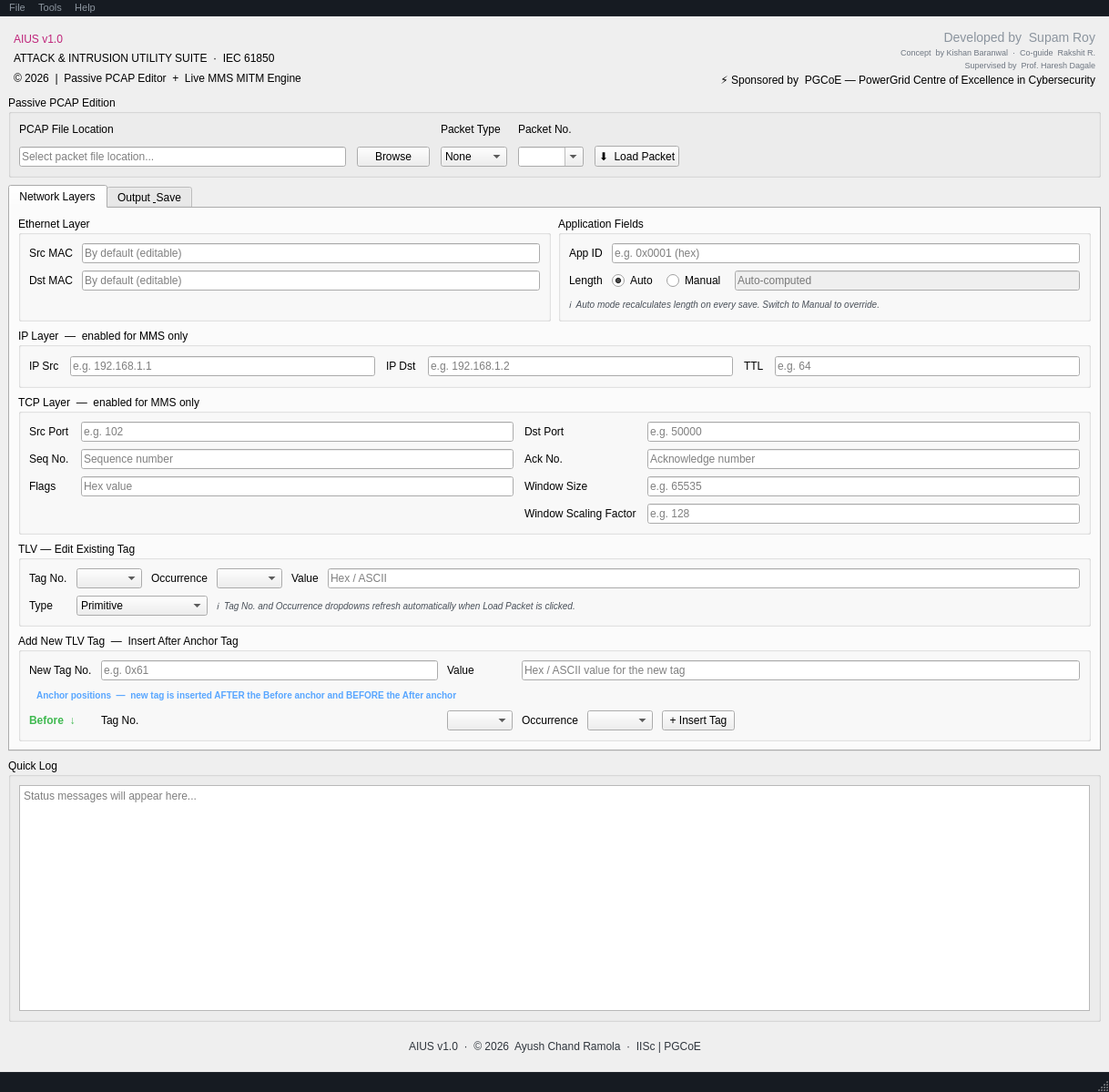
<?xml version="1.0" encoding="UTF-8"?>
<ui version="4.0">
 <class>MainWindow</class>
 <widget class="QMainWindow" name="MainWindow">
  <property name="geometry">
   <rect>
    <x>0</x>
    <y>0</y>
    <width>1218</width>
    <height>1199</height>
   </rect>
  </property>
  <property name="windowTitle">
   <string>AIUS v1.0 — IEC 61850 Attack &amp; Intrusion Utility Suite</string>
  </property>
  <property name="styleSheet">
   <string notr="true">
QMainWindow { background-color: #0d1117; }
QWidget#centralwidget { background-color: #0d1117; }

/* ── Brand header ───────────────────────────────────────── */
QWidget#brandHeader {
    background: qlineargradient(x1:0, y1:0, x2:1, y2:0,
        stop:0 #0d1117, stop:0.3 #111820, stop:1 #0d1117);
    border-bottom: 1px solid #21262d;
}
QLabel#lblAppName {
    color: #58a6ff;
    font-family: &quot;Consolas&quot;, &quot;Courier New&quot;, monospace;
    font-size: 22px;
    font-weight: bold;
    letter-spacing: 3px;
}
QLabel#lblAppSub {
    color: #3fb950;
    font-family: &quot;Consolas&quot;, &quot;Courier New&quot;, monospace;
    font-size: 10px;
    letter-spacing: 2px;
}
QLabel#lblCreditLine {
    color: #484f58;
    font-size: 10px;
    font-style: italic;
}
QLabel#lblSponsor {
    color: #d4a72c;
    font-size: 9px;
    font-weight: bold;
    letter-spacing: 1px;
}
QLabel#lblVersion {
    color: #30363d;
    font-family: &quot;Consolas&quot;, &quot;Courier New&quot;, monospace;
    font-size: 9px;
}

/* ── Groups ─────────────────────────────────────────────── */
QGroupBox {
    background-color: #161b22;
    border: 1px solid #30363d;
    border-radius: 6px;
    margin-top: 10px;
    padding-top: 8px;
    color: #58a6ff;
    font-weight: bold;
    font-size: 11px;
}
QGroupBox::title {
    subcontrol-origin: margin;
    subcontrol-position: top left;
    padding: 0 6px;
    color: #58a6ff;
    font-size: 11px;
    font-weight: bold;
}
QGroupBox:disabled { border: 1px solid #21262d; background-color: #0d1117; }
QGroupBox:disabled &gt; QGroupBox::title { color: #3d444d; }

/* ── Controls ───────────────────────────────────────────── */
QLabel { color: #8b949e; font-size: 11px; }
QLineEdit {
    background-color: #21262d;
    border: 1px solid #30363d;
    border-radius: 4px;
    color: #e6edf3;
    padding: 4px 8px;
    font-size: 11px;
    selection-background-color: #1f6feb;
}
QLineEdit:focus { border: 1px solid #58a6ff; }
QLineEdit:disabled { background-color: #161b22; color: #3d444d; border-color: #21262d; }
QComboBox {
    background-color: #21262d;
    border: 1px solid #30363d;
    border-radius: 4px;
    color: #e6edf3;
    padding: 4px 8px;
    font-size: 11px;
    min-width: 80px;
}
QComboBox:focus { border: 1px solid #58a6ff; }
QComboBox:disabled { background-color: #161b22; color: #3d444d; border-color: #21262d; }
QComboBox::drop-down { border: none; width: 20px; }
QComboBox QAbstractItemView {
    background-color: #21262d;
    border: 1px solid #30363d;
    color: #e6edf3;
    selection-background-color: #1f6feb;
}
QPushButton {
    background-color: #21262d;
    border: 1px solid #30363d;
    border-radius: 4px;
    color: #e6edf3;
    padding: 5px 14px;
    font-size: 11px;
    font-weight: bold;
}
QPushButton:hover { background-color: #30363d; border-color: #58a6ff; }
QPushButton:disabled { background-color: #161b22; color: #3d444d; border-color: #21262d; }
QPushButton#btnLoad { background-color: #1f6feb; border: 1px solid #388bfd; color: #ffffff; }
QPushButton#btnLoad:hover { background-color: #388bfd; }
QPushButton#btnSavePcap { background-color: #238636; border: 1px solid #2ea043; color: #ffffff; }
QPushButton#btnSavePcap:hover { background-color: #2ea043; }
QPushButton#btnSaveWholeTCP { background-color: #6e40c9; border: 1px solid #8957e5; color: #ffffff; }
QPushButton#btnSaveWholeTCP:hover { background-color: #8957e5; }
QPushButton#btnPrintTLV { background-color: #b08800; border: 1px solid #d4a72c; color: #ffffff; }
QPushButton#btnPrintTLV:hover { background-color: #d4a72c; }
QPushButton#btnAddTLV { background-color: #21262d; border: 1px solid #30363d; color: #58a6ff; }
QPushButton#btnAddTLV:hover { background-color: #30363d; }
QCheckBox { color: #8b949e; font-size: 11px; spacing: 6px; }
QCheckBox::indicator { width: 14px; height: 14px; border: 1px solid #30363d; border-radius: 3px; background-color: #21262d; }
QCheckBox::indicator:checked { background-color: #1f6feb; border-color: #58a6ff; }
QCheckBox:disabled { color: #3d444d; }
QCheckBox::indicator:disabled { background-color: #161b22; border-color: #21262d; }
QRadioButton { color: #8b949e; font-size: 11px; spacing: 6px; }
QRadioButton::indicator { width: 14px; height: 14px; border: 1px solid #30363d; border-radius: 7px; background-color: #21262d; }
QRadioButton::indicator:checked { background-color: #1f6feb; border-color: #58a6ff; }
QTextEdit#terminalBox, QTextEdit#quickTerminal {
    background-color: #010409;
    border: 1px solid #30363d;
    border-radius: 4px;
    color: #3fb950;
    font-family: &quot;Consolas&quot;, &quot;Courier New&quot;, monospace;
    font-size: 11px;
    padding: 6px;
}
QScrollBar:vertical { background: #161b22; width: 8px; border-radius: 4px; }
QScrollBar::handle:vertical { background: #30363d; border-radius: 4px; min-height: 20px; }
QScrollBar::handle:vertical:hover { background: #58a6ff; }
QTabWidget::pane { border: 1px solid #30363d; background-color: #0d1117; }
QTabBar::tab { background-color: #161b22; color: #8b949e; padding: 6px 16px; border: 1px solid #30363d; border-bottom: none; border-top-left-radius: 4px; border-top-right-radius: 4px; font-size: 11px; }
QTabBar::tab:selected { background-color: #0d1117; color: #58a6ff; border-bottom: 2px solid #58a6ff; }
QToolTip { background-color: #21262d; color: #e6edf3; border: 1px solid #58a6ff; border-radius: 4px; padding: 4px 8px; font-size: 11px; }
   </string>
  </property>
  <widget class="QWidget" name="centralwidget">
   <layout class="QVBoxLayout" name="mainLayout">
    <property name="spacing">
     <number>0</number>
    </property>
    <property name="contentsMargins" stdset="0">
     <rect>
      <x>0</x>
      <y>0</y>
      <width>0</width>
      <height>0</height>
     </rect>
    </property>
    <item>
     <layout class="QHBoxLayout" name="brandLayout">
      <property name="spacing">
       <number>14</number>
      </property>
      <property name="leftMargin">
       <number>6</number>
      </property>
      <property name="topMargin">
       <number>6</number>
      </property>
      <property name="rightMargin">
       <number>6</number>
      </property>
      <property name="bottomMargin">
       <number>10</number>
      </property>
      <property name="contentsMargins" stdset="0">
       <rect>
        <x>14</x>
        <y>8</y>
        <width>14</width>
        <height>8</height>
       </rect>
      </property>
      <item>
       <layout class="QVBoxLayout">
        <property name="spacing">
         <number>2</number>
        </property>
        <item>
         <widget class="QLabel" name="lblAppName">
          <property name="styleSheet">
           <string notr="true">color: #bf247a; </string>
          </property>
          <property name="text">
           <string>AIUS v1.0</string>
          </property>
         </widget>
        </item>
        <item>
         <widget class="QLabel" name="lblAppSub">
          <property name="text">
           <string>ATTACK &amp; INTRUSION UTILITY SUITE  ·  IEC 61850</string>
          </property>
         </widget>
        </item>
        <item>
         <widget class="QLabel" name="lblVersion">
          <property name="text">
           <string>© 2026  |  Passive PCAP Editor  +  Live MMS MITM Engine</string>
          </property>
         </widget>
        </item>
       </layout>
      </item>
      <item>
       <widget class="QLabel" name="label_2">
        <property name="text">
         <string/>
        </property>
        <property name="pixmap">
         <pixmap>iisc1.png</pixmap>
        </property>
        <property name="alignment">
         <set>Qt::AlignRight|Qt::AlignTrailing|Qt::AlignVCenter</set>
        </property>
       </widget>
      </item>
      <item>
       <widget class="QLabel" name="label">
        <property name="text">
         <string/>
        </property>
        <property name="pixmap">
         <pixmap>embsys5.png</pixmap>
        </property>
        <property name="alignment">
         <set>Qt::AlignLeading|Qt::AlignLeft|Qt::AlignVCenter</set>
        </property>
       </widget>
      </item>
      <item>
       <layout class="QVBoxLayout">
        <property name="spacing">
         <number>3</number>
        </property>
        <item>
         <widget class="QLabel" name="lblCreditDev">
          <property name="styleSheet">
           <string notr="true">color: #8b949e; font-size: 14px;</string>
          </property>
          <property name="text">
           <string>Developed by  Supam Roy</string>
          </property>
          <property name="alignment">
           <set>Qt::AlignRight</set>
          </property>
         </widget>
        </item>
        <item>
         <widget class="QLabel" name="lblCreditConcept">
          <property name="styleSheet">
           <string notr="true">color: #6e7681; font-size: 9px;</string>
          </property>
          <property name="text">
           <string>Concept  by Kishan Baranwal  ·  Co-guide  Rakshit R.</string>
          </property>
          <property name="alignment">
           <set>Qt::AlignRight</set>
          </property>
         </widget>
        </item>
        <item>
         <widget class="QLabel" name="lblCreditSuper">
          <property name="styleSheet">
           <string notr="true">color: #6e7681; font-size: 9px;</string>
          </property>
          <property name="text">
           <string>Supervised by  Prof. Haresh Dagale</string>
          </property>
          <property name="alignment">
           <set>Qt::AlignRight</set>
          </property>
         </widget>
        </item>
        <item>
         <widget class="QLabel" name="lblSponsor">
          <property name="text">
           <string>⚡ Sponsored by  PGCoE — PowerGrid Centre of Excellence in Cybersecurity</string>
          </property>
          <property name="alignment">
           <set>Qt::AlignRight</set>
          </property>
         </widget>
        </item>
       </layout>
      </item>
     </layout>
    </item>
    <item>
     <widget class="QFrame" name="headerAccent">
      <property name="styleSheet">
       <string>background: qlineargradient(x1:0,y1:0,x2:1,y2:0, stop:0 #0d1117, stop:0.2 #1f6feb, stop:0.5 #3fb950, stop:0.8 #d4a72c, stop:1 #0d1117);</string>
      </property>
     </widget>
    </item>
    <item>
     <layout class="QVBoxLayout" name="contentLayout">
      <property name="spacing">
       <number>8</number>
      </property>
      <property name="contentsMargins" stdset="0">
       <rect>
        <x>12</x>
        <y>10</y>
        <width>12</width>
        <height>8</height>
       </rect>
      </property>
      <item>
       <widget class="QGroupBox" name="grpTop">
        <property name="title">
         <string>Passive PCAP Edition</string>
        </property>
        <layout class="QHBoxLayout" name="topLayout">
         <property name="spacing">
          <number>12</number>
         </property>
         <item>
          <layout class="QVBoxLayout">
           <item>
            <widget class="QLabel" name="lblFileLocation">
             <property name="text">
              <string>PCAP File Location</string>
             </property>
            </widget>
           </item>
           <item>
            <layout class="QHBoxLayout">
             <item>
              <widget class="QLineEdit" name="lineEditFilePath">
               <property name="placeholderText">
                <string>Select packet file location...</string>
               </property>
              </widget>
             </item>
             <item>
              <widget class="QPushButton" name="btnBrowse">
               <property name="text">
                <string>Browse</string>
               </property>
              </widget>
             </item>
            </layout>
           </item>
          </layout>
         </item>
         <item>
          <layout class="QVBoxLayout">
           <item>
            <widget class="QLabel" name="lblPacketType">
             <property name="text">
              <string>Packet Type</string>
             </property>
            </widget>
           </item>
           <item>
            <widget class="QComboBox" name="comboPacketType">
             <property name="toolTip">
              <string>MMS enables IP/TCP layers. GOOSE and SV grey them out.</string>
             </property>
             <item>
              <property name="text">
               <string>None</string>
              </property>
             </item>
             <item>
              <property name="text">
               <string>MMS</string>
              </property>
             </item>
             <item>
              <property name="text">
               <string>GOOSE</string>
              </property>
             </item>
             <item>
              <property name="text">
               <string>SV</string>
              </property>
             </item>
            </widget>
           </item>
          </layout>
         </item>
         <item>
          <layout class="QVBoxLayout">
           <item>
            <widget class="QLabel" name="lblPacketNo">
             <property name="text">
              <string>Packet No.</string>
             </property>
            </widget>
           </item>
           <item>
            <widget class="QComboBox" name="comboPacketNo">
             <property name="toolTip">
              <string>Populated after PCAP is loaded</string>
             </property>
             <property name="editable">
              <bool>true</bool>
             </property>
            </widget>
           </item>
          </layout>
         </item>
         <item>
          <layout class="QVBoxLayout">
           <item>
            <widget class="QLabel" name="lblLoadSpacer">
             <property name="text">
              <string/>
             </property>
            </widget>
           </item>
           <item>
            <widget class="QPushButton" name="btnLoad">
             <property name="toolTip">
              <string>Populates all fields and refreshes TLV Tag No. and Position dropdowns from the selected packet</string>
             </property>
             <property name="text">
              <string>⬇  Load Packet</string>
             </property>
            </widget>
           </item>
          </layout>
         </item>
         <item>
          <spacer>
           <property name="orientation">
            <enum>Qt::Horizontal</enum>
           </property>
           <property name="sizeHint" stdset="0">
            <size>
             <width>40</width>
             <height>20</height>
            </size>
           </property>
          </spacer>
         </item>
        </layout>
       </widget>
      </item>
      <item>
       <widget class="QTabWidget" name="tabWidget">
        <property name="currentIndex">
         <number>0</number>
        </property>
        <widget class="QWidget" name="tabLayers">
         <attribute name="title">
          <string>Network Layers</string>
         </attribute>
         <layout class="QVBoxLayout" name="layersLayout">
          <property name="spacing">
           <number>8</number>
          </property>
          <property name="contentsMargins" stdset="0">
           <rect>
            <x>8</x>
            <y>8</y>
            <width>8</width>
            <height>8</height>
           </rect>
          </property>
          <item>
           <layout class="QHBoxLayout">
            <property name="spacing">
             <number>8</number>
            </property>
            <item>
             <widget class="QGroupBox" name="grpEthernet">
              <property name="title">
               <string>Ethernet Layer</string>
              </property>
              <layout class="QFormLayout">
               <property name="horizontalSpacing">
                <number>10</number>
               </property>
               <property name="verticalSpacing">
                <number>8</number>
               </property>
               <item row="0" column="0">
                <widget class="QLabel" name="lblSrcMAC">
                 <property name="text">
                  <string>Src MAC</string>
                 </property>
                </widget>
               </item>
               <item row="0" column="1">
                <widget class="QLineEdit" name="lineEditSrcMAC">
                 <property name="placeholderText">
                  <string>By default (editable)</string>
                 </property>
                </widget>
               </item>
               <item row="1" column="0">
                <widget class="QLabel" name="lblDstMAC">
                 <property name="text">
                  <string>Dst MAC</string>
                 </property>
                </widget>
               </item>
               <item row="1" column="1">
                <widget class="QLineEdit" name="lineEditDstMAC">
                 <property name="placeholderText">
                  <string>By default (editable)</string>
                 </property>
                </widget>
               </item>
              </layout>
             </widget>
            </item>
            <item>
             <widget class="QGroupBox" name="grpAppLength">
              <property name="title">
               <string>Application Fields</string>
              </property>
              <layout class="QGridLayout" name="appLenGrid">
               <property name="horizontalSpacing">
                <number>10</number>
               </property>
               <property name="verticalSpacing">
                <number>8</number>
               </property>
               <item row="0" column="0">
                <widget class="QLabel" name="lblAppID">
                 <property name="text">
                  <string>App ID</string>
                 </property>
                </widget>
               </item>
               <item row="0" column="1" colspan="3">
                <widget class="QLineEdit" name="lineEditAppID">
                 <property name="toolTip">
                  <string>Application Identifier — present in GOOSE, SV and MMS frames</string>
                 </property>
                 <property name="placeholderText">
                  <string>e.g. 0x0001 (hex)</string>
                 </property>
                </widget>
               </item>
               <item row="1" column="0">
                <widget class="QLabel" name="lblLength">
                 <property name="text">
                  <string>Length</string>
                 </property>
                </widget>
               </item>
               <item row="1" column="1">
                <widget class="QRadioButton" name="radioLengthAuto">
                 <property name="toolTip">
                  <string>Length field is auto-computed on save</string>
                 </property>
                 <property name="text">
                  <string>Auto</string>
                 </property>
                 <property name="checked">
                  <bool>true</bool>
                 </property>
                </widget>
               </item>
               <item row="1" column="2">
                <widget class="QRadioButton" name="radioLengthManual">
                 <property name="toolTip">
                  <string>Manually override the length field value</string>
                 </property>
                 <property name="text">
                  <string>Manual</string>
                 </property>
                </widget>
               </item>
               <item row="1" column="3">
                <widget class="QLineEdit" name="lineEditLength">
                 <property name="enabled">
                  <bool>false</bool>
                 </property>
                 <property name="toolTip">
                  <string>Editable only when Manual mode is selected</string>
                 </property>
                 <property name="placeholderText">
                  <string>Auto-computed</string>
                 </property>
                </widget>
               </item>
               <item row="2" column="0" colspan="4">
                <widget class="QLabel" name="lblLengthNote">
                 <property name="styleSheet">
                  <string>color: #484f58; font-size: 10px; font-style: italic;</string>
                 </property>
                 <property name="text">
                  <string>ℹ  Auto mode recalculates length on every save. Switch to Manual to override.</string>
                 </property>
                 <property name="wordWrap">
                  <bool>true</bool>
                 </property>
                </widget>
               </item>
              </layout>
             </widget>
            </item>
           </layout>
          </item>
          <item>
           <widget class="QGroupBox" name="grpIP">
            <property name="title">
             <string>IP Layer  —  enabled for MMS only</string>
            </property>
            <layout class="QGridLayout" name="ipGrid">
             <property name="horizontalSpacing">
              <number>12</number>
             </property>
             <property name="verticalSpacing">
              <number>8</number>
             </property>
             <item row="0" column="0">
              <widget class="QLabel" name="lblIPSrc">
               <property name="text">
                <string>IP Src</string>
               </property>
              </widget>
             </item>
             <item row="0" column="1">
              <widget class="QLineEdit" name="lineEditIPSrc">
               <property name="placeholderText">
                <string>e.g. 192.168.1.1</string>
               </property>
              </widget>
             </item>
             <item row="0" column="2">
              <widget class="QLabel" name="lblIPDst">
               <property name="text">
                <string>IP Dst</string>
               </property>
              </widget>
             </item>
             <item row="0" column="3">
              <widget class="QLineEdit" name="lineEditIPDst">
               <property name="placeholderText">
                <string>e.g. 192.168.1.2</string>
               </property>
              </widget>
             </item>
             <item row="0" column="4">
              <widget class="QLabel" name="lblTTL">
               <property name="text">
                <string>TTL</string>
               </property>
              </widget>
             </item>
             <item row="0" column="5">
              <widget class="QLineEdit" name="lineEditTTL">
               <property name="placeholderText">
                <string>e.g. 64</string>
               </property>
              </widget>
             </item>
            </layout>
           </widget>
          </item>
          <item>
           <widget class="QGroupBox" name="grpTCP">
            <property name="title">
             <string>TCP Layer  —  enabled for MMS only</string>
            </property>
            <layout class="QGridLayout" name="tcpGrid">
             <property name="horizontalSpacing">
              <number>12</number>
             </property>
             <property name="verticalSpacing">
              <number>8</number>
             </property>
             <item row="0" column="0">
              <widget class="QLabel" name="lblSrcPort">
               <property name="text">
                <string>Src Port</string>
               </property>
              </widget>
             </item>
             <item row="0" column="1">
              <widget class="QLineEdit" name="lineEditSrcPort">
               <property name="placeholderText">
                <string>e.g. 102</string>
               </property>
              </widget>
             </item>
             <item row="0" column="2">
              <widget class="QLabel" name="lblDstPort">
               <property name="text">
                <string>Dst Port</string>
               </property>
              </widget>
             </item>
             <item row="0" column="3">
              <widget class="QLineEdit" name="lineEditDstPort">
               <property name="placeholderText">
                <string>e.g. 50000</string>
               </property>
              </widget>
             </item>
             <item row="1" column="0">
              <widget class="QLabel" name="lblSeqNo">
               <property name="text">
                <string>Seq No.</string>
               </property>
              </widget>
             </item>
             <item row="1" column="1">
              <widget class="QLineEdit" name="lineEditSeqNo">
               <property name="placeholderText">
                <string>Sequence number</string>
               </property>
              </widget>
             </item>
             <item row="1" column="2">
              <widget class="QLabel" name="lblAckNo">
               <property name="text">
                <string>Ack No.</string>
               </property>
              </widget>
             </item>
             <item row="1" column="3">
              <widget class="QLineEdit" name="lineEditAckNo">
               <property name="placeholderText">
                <string>Acknowledge number</string>
               </property>
              </widget>
             </item>
             <item row="2" column="0">
              <widget class="QLabel" name="lblFlags">
               <property name="text">
                <string>Flags</string>
               </property>
              </widget>
             </item>
             <item row="2" column="1">
              <widget class="QLineEdit" name="lineEditFlags">
               <property name="placeholderText">
                <string>Hex value</string>
               </property>
              </widget>
             </item>
             <item row="2" column="2">
              <widget class="QLabel" name="lblWindowSize">
               <property name="text">
                <string>Window Size</string>
               </property>
              </widget>
             </item>
             <item row="2" column="3">
              <widget class="QLineEdit" name="lineEditWindowSize">
               <property name="placeholderText">
                <string>e.g. 65535</string>
               </property>
              </widget>
             </item>
             <item row="3" column="2">
              <widget class="QLabel" name="lblWindowScale">
               <property name="text">
                <string>Window Scaling Factor</string>
               </property>
              </widget>
             </item>
             <item row="3" column="3">
              <widget class="QLineEdit" name="lineEditWindowScale">
               <property name="placeholderText">
                <string>e.g. 128</string>
               </property>
              </widget>
             </item>
            </layout>
           </widget>
          </item>
          <item>
           <widget class="QGroupBox" name="grpTLV">
            <property name="title">
             <string>TLV — Edit Existing Tag</string>
            </property>
            <layout class="QGridLayout" name="tlvGrid">
             <property name="horizontalSpacing">
              <number>10</number>
             </property>
             <property name="verticalSpacing">
              <number>8</number>
             </property>
             <item row="0" column="0">
              <widget class="QLabel" name="lblTagNo">
               <property name="text">
                <string>Tag No.</string>
               </property>
              </widget>
             </item>
             <item row="0" column="1">
              <widget class="QComboBox" name="comboTagNo">
               <property name="toolTip">
                <string>Auto-populated on Load Packet — lists all unique TLV tag numbers found in the loaded packet</string>
               </property>
              </widget>
             </item>
             <item row="0" column="2">
              <widget class="QLabel" name="lblPositionNo">
               <property name="text">
                <string>Occurrence</string>
               </property>
              </widget>
             </item>
             <item row="0" column="3">
              <widget class="QComboBox" name="comboPositionNo">
               <property name="toolTip">
                <string>Updated when Tag No. changes — lists how many times the selected tag appears</string>
               </property>
              </widget>
             </item>
             <item row="0" column="4">
              <widget class="QLabel" name="lblTLVValue">
               <property name="text">
                <string>Value</string>
               </property>
              </widget>
             </item>
             <item row="0" column="5">
              <widget class="QLineEdit" name="lineEditTLVValue">
               <property name="placeholderText">
                <string>Hex / ASCII</string>
               </property>
              </widget>
             </item>
             <item row="1" column="0">
              <widget class="QLabel" name="lblTLVType">
               <property name="text">
                <string>Type</string>
               </property>
              </widget>
             </item>
             <item row="1" column="1" colspan="2">
              <widget class="QComboBox" name="comboTLVType">
               <item>
                <property name="text">
                 <string>Primitive</string>
                </property>
               </item>
               <item>
                <property name="text">
                 <string>Constructed</string>
                </property>
               </item>
              </widget>
             </item>
             <item row="1" column="3" colspan="3">
              <widget class="QLabel" name="lblTLVNote">
               <property name="styleSheet">
                <string>color: #484f58; font-size: 10px; font-style: italic;</string>
               </property>
               <property name="text">
                <string>ℹ  Tag No. and Occurrence dropdowns refresh automatically when Load Packet is clicked.</string>
               </property>
              </widget>
             </item>
            </layout>
           </widget>
          </item>
          <item>
           <widget class="QGroupBox" name="grpAddTLV">
            <property name="title">
             <string>Add New TLV Tag  —  Insert After Anchor Tag</string>
            </property>
            <layout class="QGridLayout" name="addTLVGrid">
             <property name="horizontalSpacing">
              <number>10</number>
             </property>
             <property name="verticalSpacing">
              <number>8</number>
             </property>
             <item row="0" column="0">
              <widget class="QLabel" name="lblNewTagNo">
               <property name="text">
                <string>New Tag No.</string>
               </property>
              </widget>
             </item>
             <item row="0" column="1">
              <widget class="QLineEdit" name="lineEditNewTagNo">
               <property name="placeholderText">
                <string>e.g. 0x61</string>
               </property>
              </widget>
             </item>
             <item row="0" column="2">
              <widget class="QLabel" name="lblNewValue">
               <property name="text">
                <string>Value</string>
               </property>
              </widget>
             </item>
             <item row="0" column="3" colspan="4">
              <widget class="QLineEdit" name="lineEditNewValue">
               <property name="placeholderText">
                <string>Hex / ASCII value for the new tag</string>
               </property>
              </widget>
             </item>
             <item row="1" column="0" colspan="7">
              <widget class="QLabel" name="lblAnchorHeader">
               <property name="styleSheet">
                <string>color: #58a6ff; font-size: 10px; font-weight: bold; padding: 2px 0;</string>
               </property>
               <property name="text">
                <string>  Anchor positions  —  new tag is inserted AFTER the Before anchor and BEFORE the After anchor</string>
               </property>
              </widget>
             </item>
             <item row="2" column="0">
              <widget class="QLabel" name="lblBeforeLabel">
               <property name="styleSheet">
                <string>color: #3fb950; font-weight: bold;</string>
               </property>
               <property name="text">
                <string>Before  ↓</string>
               </property>
              </widget>
             </item>
             <item row="2" column="1">
              <widget class="QLabel" name="lblBeforeTagNo">
               <property name="text">
                <string>Tag No.</string>
               </property>
              </widget>
             </item>
             <item row="2" column="2">
              <widget class="QComboBox" name="comboBeforeTagNo">
               <property name="toolTip">
                <string>New tag is inserted immediately after this tag's occurrence</string>
               </property>
              </widget>
             </item>
             <item row="2" column="3">
              <widget class="QLabel" name="lblBeforeOcc">
               <property name="text">
                <string>Occurrence</string>
               </property>
              </widget>
             </item>
             <item row="2" column="4">
              <widget class="QComboBox" name="comboBeforeOccurrence">
               <property name="toolTip">
                <string>Which occurrence of the Before tag to anchor after</string>
               </property>
              </widget>
             </item>
             <item row="2" column="5">
              <widget class="QPushButton" name="btnAddTLV">
               <property name="toolTip">
                <string>Insert the new TLV tag between the Before and After anchors</string>
               </property>
               <property name="text">
                <string>+ Insert Tag</string>
               </property>
              </widget>
             </item>
             <item row="2" column="6">
              <spacer name="horizontalSpacer">
               <property name="orientation">
                <enum>Qt::Horizontal</enum>
               </property>
               <property name="sizeHint" stdset="0">
                <size>
                 <width>40</width>
                 <height>20</height>
                </size>
               </property>
              </spacer>
             </item>
            </layout>
           </widget>
          </item>
         </layout>
        </widget>
        <widget class="QWidget" name="tabOutput">
         <attribute name="title">
          <string>Output &amp; Save</string>
         </attribute>
         <layout class="QVBoxLayout" name="outputLayout">
          <property name="spacing">
           <number>8</number>
          </property>
          <property name="contentsMargins" stdset="0">
           <rect>
            <x>8</x>
            <y>8</y>
            <width>8</width>
            <height>8</height>
           </rect>
          </property>
          <item>
           <widget class="QGroupBox" name="grpSaveOptions">
            <property name="title">
             <string>Save Options</string>
            </property>
            <layout class="QGridLayout" name="saveGrid">
             <property name="horizontalSpacing">
              <number>14</number>
             </property>
             <property name="verticalSpacing">
              <number>10</number>
             </property>
             <item row="0" column="0">
              <widget class="QPushButton" name="btnSavePcap">
               <property name="text">
                <string>💾  Save PCAP</string>
               </property>
              </widget>
             </item>
             <item row="0" column="1">
              <widget class="QPushButton" name="btnSaveWholeTCP">
               <property name="toolTip">
                <string>Only enabled for MMS packet type</string>
               </property>
               <property name="text">
                <string>💾  Save Whole TCP Session</string>
               </property>
              </widget>
             </item>
             <item row="0" column="2">
              <widget class="QPushButton" name="btnLengthRange">
               <property name="text">
                <string>Length Range</string>
               </property>
              </widget>
             </item>
             <item row="0" column="3">
              <widget class="QCheckBox" name="chkSaveModifiedOnly">
               <property name="text">
                <string>Save Modified Packets Only</string>
               </property>
               <property name="checked">
                <bool>true</bool>
               </property>
              </widget>
             </item>
             <item row="1" column="0">
              <widget class="QPushButton" name="btnPrintTLV">
               <property name="text">
                <string>🖨  Print TLV</string>
               </property>
              </widget>
             </item>
             <item row="1" column="1" colspan="2">
              <layout class="QHBoxLayout">
               <item>
                <widget class="QLabel" name="lblOutputFile">
                 <property name="text">
                  <string>Output File Name</string>
                 </property>
                </widget>
               </item>
               <item>
                <widget class="QLineEdit" name="lineEditOutputFile">
                 <property name="placeholderText">
                  <string>output.pcap</string>
                 </property>
                </widget>
               </item>
              </layout>
             </item>
             <item row="1" column="3">
              <spacer>
               <property name="orientation">
                <enum>Qt::Horizontal</enum>
               </property>
               <property name="sizeHint" stdset="0">
                <size>
                 <width>40</width>
                 <height>20</height>
                </size>
               </property>
              </spacer>
             </item>
            </layout>
           </widget>
          </item>
          <item>
           <widget class="QGroupBox" name="grpTerminal">
            <property name="title">
             <string>Terminal Output</string>
            </property>
            <layout class="QVBoxLayout" name="terminalVBox">
             <item>
              <layout class="QHBoxLayout">
               <item>
                <spacer>
                 <property name="orientation">
                  <enum>Qt::Horizontal</enum>
                 </property>
                 <property name="sizeHint" stdset="0">
                  <size>
                   <width>40</width>
                   <height>20</height>
                  </size>
                 </property>
                </spacer>
               </item>
               <item>
                <widget class="QPushButton" name="btnClearTerminal">
                 <property name="text">
                  <string>Clear</string>
                 </property>
                </widget>
               </item>
              </layout>
             </item>
             <item>
              <widget class="QTextEdit" name="terminalBox">
               <property name="readOnly">
                <bool>true</bool>
               </property>
               <property name="placeholderText">
                <string>[AIUS v1.0] Ready. Load a PCAP file to begin...
</string>
               </property>
              </widget>
             </item>
            </layout>
           </widget>
          </item>
         </layout>
        </widget>
       </widget>
      </item>
      <item>
       <widget class="QGroupBox" name="grpQuickTerminal">
        <property name="title">
         <string>Quick Log</string>
        </property>
        <layout class="QVBoxLayout">
         <item>
          <widget class="QTextEdit" name="quickTerminal">
           <property name="readOnly">
            <bool>true</bool>
           </property>
           <property name="placeholderText">
            <string>Status messages will appear here...</string>
           </property>
          </widget>
         </item>
        </layout>
       </widget>
      </item>
      <item>
       <layout class="QHBoxLayout" name="footerLayout">
        <property name="spacing">
         <number>6</number>
        </property>
        <property name="leftMargin">
         <number>9</number>
        </property>
        <property name="topMargin">
         <number>9</number>
        </property>
        <property name="rightMargin">
         <number>9</number>
        </property>
        <property name="bottomMargin">
         <number>9</number>
        </property>
        <property name="contentsMargins" stdset="0">
         <rect>
          <x>4</x>
          <y>0</y>
          <width>4</width>
          <height>0</height>
         </rect>
        </property>
        <item>
         <spacer>
          <property name="orientation">
           <enum>Qt::Horizontal</enum>
          </property>
          <property name="sizeHint" stdset="0">
           <size>
            <width>40</width>
            <height>20</height>
           </size>
          </property>
         </spacer>
        </item>
        <item>
         <widget class="QLabel" name="lblFooterLeft">
          <property name="styleSheet">
           <string notr="true">color: #30363d; font-size: 12px; font-family: &quot;Consolas&quot;, monospace;</string>
          </property>
          <property name="text">
           <string>AIUS v1.0  ·  © 2026  Ayush Chand Ramola  ·  IISc | PGCoE</string>
          </property>
         </widget>
        </item>
        <item>
         <spacer>
          <property name="orientation">
           <enum>Qt::Horizontal</enum>
          </property>
          <property name="sizeHint" stdset="0">
           <size>
            <width>40</width>
            <height>20</height>
           </size>
          </property>
         </spacer>
        </item>
       </layout>
      </item>
     </layout>
    </item>
   </layout>
  </widget>
  <widget class="QMenuBar" name="menubar">
   <property name="geometry">
    <rect>
     <x>0</x>
     <y>0</y>
     <width>1218</width>
     <height>19</height>
    </rect>
   </property>
   <property name="styleSheet">
    <string>
QMenuBar { background-color: #161b22; color: #8b949e; font-size: 11px; border-bottom: 1px solid #21262d; }
QMenuBar::item:selected { background-color: #21262d; color: #e6edf3; }
QMenu { background-color: #161b22; color: #8b949e; border: 1px solid #30363d; }
QMenu::item:selected { background-color: #1f6feb; color: #ffffff; }
QMenu::separator { height: 1px; background: #30363d; margin: 4px 0; }
    </string>
   </property>
   <widget class="QMenu" name="menuFile">
    <property name="title">
     <string>File</string>
    </property>
    <addaction name="actionOpen"/>
    <addaction name="actionSave"/>
    <addaction name="separator"/>
    <addaction name="actionExit"/>
   </widget>
   <widget class="QMenu" name="menuTools">
    <property name="title">
     <string>Tools</string>
    </property>
    <addaction name="actionPrintTLV"/>
    <addaction name="actionClearLog"/>
   </widget>
   <widget class="QMenu" name="menuHelp">
    <property name="title">
     <string>Help</string>
    </property>
    <addaction name="actionAbout"/>
   </widget>
   <addaction name="menuFile"/>
   <addaction name="menuTools"/>
   <addaction name="menuHelp"/>
  </widget>
  <widget class="QStatusBar" name="statusbar">
   <property name="styleSheet">
    <string>QStatusBar { background-color: #161b22; color: #484f58; font-size: 10px; border-top: 1px solid #21262d; } QStatusBar::item { border: none; }</string>
   </property>
  </widget>
  <action name="actionOpen">
   <property name="text">
    <string>Open PCAP...</string>
   </property>
   <property name="shortcut">
    <string>Ctrl+O</string>
   </property>
  </action>
  <action name="actionSave">
   <property name="text">
    <string>Save PCAP...</string>
   </property>
   <property name="shortcut">
    <string>Ctrl+S</string>
   </property>
  </action>
  <action name="actionExit">
   <property name="text">
    <string>Exit</string>
   </property>
   <property name="shortcut">
    <string>Ctrl+Q</string>
   </property>
  </action>
  <action name="actionPrintTLV">
   <property name="text">
    <string>Print TLV Structure</string>
   </property>
  </action>
  <action name="actionClearLog">
   <property name="text">
    <string>Clear Terminal Log</string>
   </property>
  </action>
  <action name="actionAbout">
   <property name="text">
    <string>About AIUS v1.0</string>
   </property>
  </action>
 </widget>
 <resources/>
 <connections/>
</ui>
